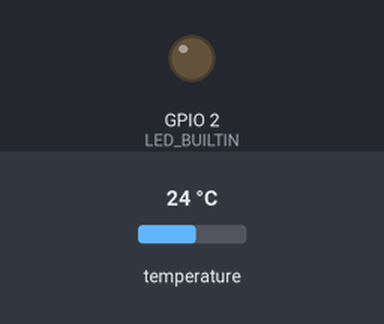
The program below on a simulated ESP32. Shown: output pins drawn as LEDs (lit = HIGH). The test bench sets the inputs (shaded band); at power-on: temperature 24 °C. Not simulated (calls return 0 or success): secrets.h; what the program prints to the serial monitor is not drawn.

Above: at 0.5 s.
At 39.3 s:
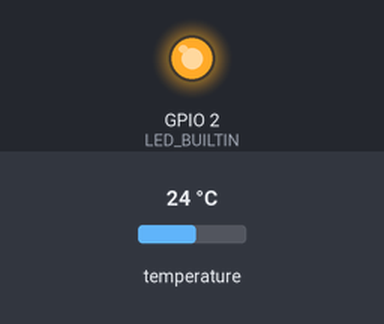
Timing chart, 0 to 40.3 s (numbered marks = the images above):
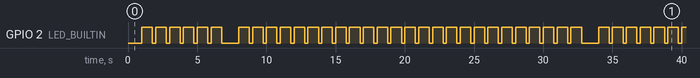

Measured:
- by itself, GPIO 2 (LED_BUILTIN): moves between LOW and HIGH, repeating every 31.0 s
- by itself, everything shown: repeats every 31.0 s, in 60 steps

The program:

main.cpp
```cpp
#include <Arduino.h>
#include <OneWire.h>
#include <DallasTemperature.h>
#include "secrets.h"

// Data wire is plugged into port 2 on the Arduino
#define ONE_WIRE_BUS 21

// Setup a oneWire instance to communicate with any OneWire devices
OneWire oneWire(ONE_WIRE_BUS);

// Pass our oneWire reference to Dallas Temperature.
DallasTemperature sensors(&oneWire);

const long interval = 1000;

void toggleBuiltin()
{
    digitalWrite(LED_BUILTIN, !digitalRead(LED_BUILTIN));
}

void setup()
{
    pinMode(LED_BUILTIN, OUTPUT);
    Serial.begin(115200);
    Serial.println("Dallas Temperature IC Control Library Demo");
    // Start up the library
    sensors.begin();
}

void loop() //loop() gets called about 40,000 times a second?
{
    if (!(millis() % interval))
    {
        toggleBuiltin();
        Serial.print(" Requesting temperatures...");
        sensors.requestTemperatures(); // Send the command to get temperature readings
        Serial.println("DONE");
        Serial.print("Temperature is: ");
        Serial.println(sensors.getTempCByIndex(0)); // 0 refers to the first IC on the wire
        toggleBuiltin();
    }
}
```
